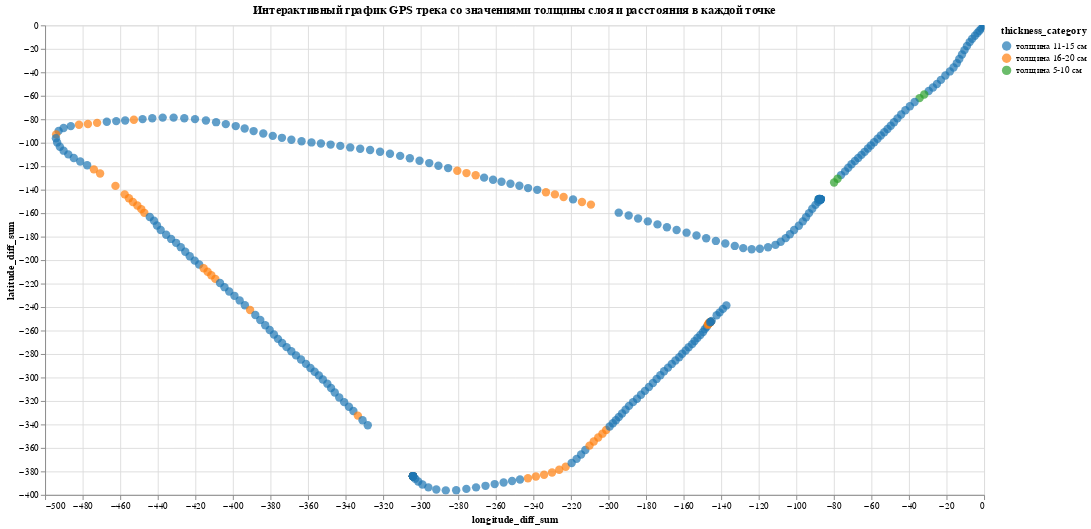

The notebook cell saved with this chart:
### Code cell
# построим интерактивный график GPS трека, значения толщины слоя и расстояния можно просматривать, перемещая курсор мыши

chart1 = alt.Chart(final_data1).mark_circle(size=80).encode(
    x='longitude_diff_sum',
    y='latitude_diff_sum',
    color=alt.Color('thickness_category', scale=alt.Scale(scheme='category10')),
    tooltip=[alt.Tooltip('layer_thickness', title='Толщина слоя'), alt.Tooltip('distance', title='Расстояние от точки старта')]
).interactive().properties(
    width=1000,
    height=500,
    title='Интерактивный график GPS трека со значениями толщины слоя и расстояния в каждой точке'
)

chart1.save('chart1.html') # сохраним этот график в интерактивном html-файле chart1
chart1

### Figure 1 — Vega-Lite specification as saved in the notebook (floating-point values rounded to 4 significant figures; data arrays with more than 128 entries replaced by an {"elided": "..."} marker saying what was removed)
{"config": {"view": {"continuousWidth": 400, "continuousHeight": 300}}, "data": {"name": "data-8dcb50d715b18e68b8d402d87cee3beb"}, "mark": {"type": "circle", "size": 80}, "encoding": {"color": {"type": "nominal", "field": "thickness_category", "scale": {"scheme": "category10"}}, "tooltip": [{"type": "quantitative", "field": "layer_thickness", "title": "Толщина слоя"}, {"type": "quantitative", "field": "distance", "title": "Расстояние от точки старта"}], "x": {"type": "quantitative", "field": "longitude_diff_sum"}, "y": {"type": "quantitative", "field": "latitude_diff_sum"}}, "height": 500, "selection": {"selector004": {"type": "interval", "bind": "scales", "encodings": ["x", "y"]}}, "title": "Интерактивный график GPS трека со значениями толщины слоя и расстояния в каждой точке", "width": 1000, "$schema": "https://vega.github.io/schema/vega-lite/v4.8.1.json", "datasets": {"data-8dcb50d715b18e68b8d402d87cee3beb": {"elided": "319 records"}}}
